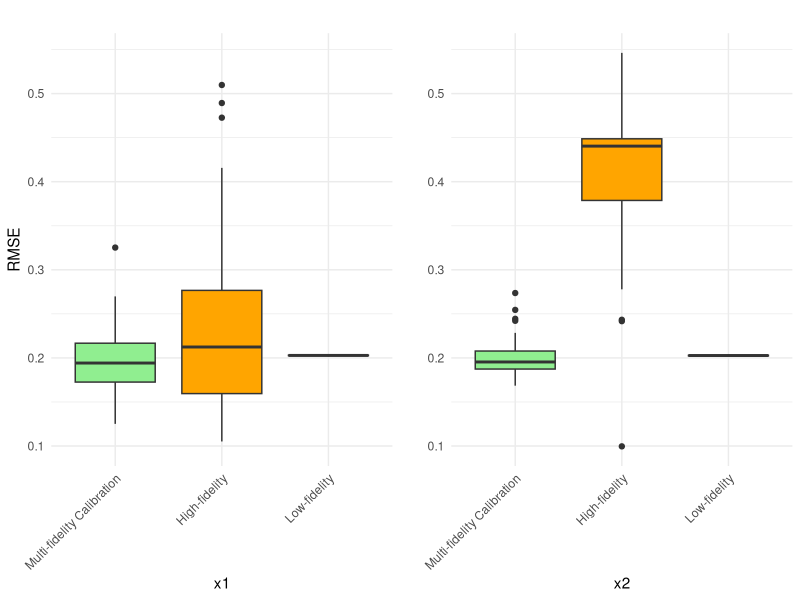
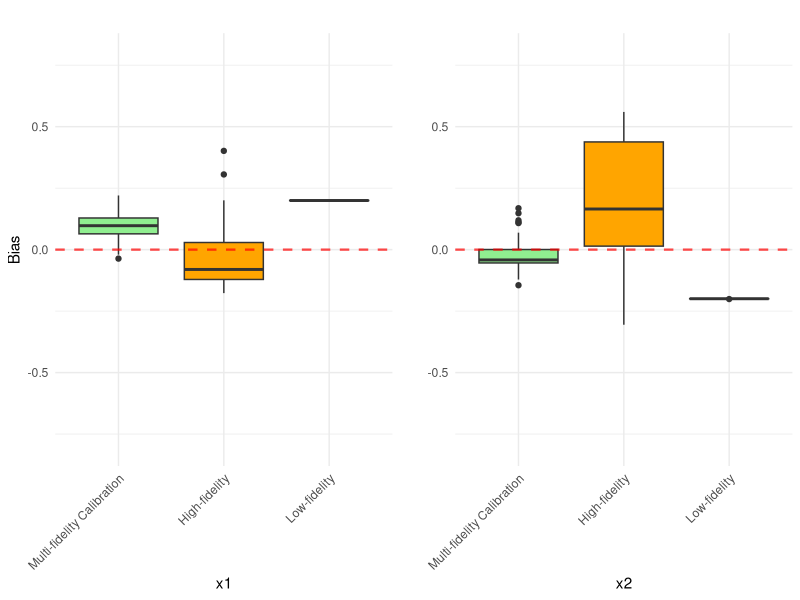

Reproduce these figures in R, in order.
#setwd("~/Downloads")
library(ggplot2)
library(tidyr)
library(gridExtra) 

# ==========================================
# Part 1: RMSE Boxplots
# ==========================================

# Read and process the first dataset (MSE)
result_df <- read.csv("x1_mse.csv", header = TRUE)
colnames(result_df) <- c("Low-fidelity", "High-fidelity", "Multi-fidelity Calibration")
result_df[which(result_df[,2] > 0.3), 2] <- median(result_df[,2])

# Convert MSE to RMSE
result_df <- sqrt(result_df)

# Read and process the second dataset (MSE)
result_df2 <- read.csv("x2_mse.csv", header = TRUE)
colnames(result_df2) <- c("Low-fidelity", "High-fidelity", "Multi-fidelity Calibration")
result_df2[which(result_df2[,2] > 0.3), 2] <- median(result_df2[,2])

# Convert MSE to RMSE
result_df2 <- sqrt(result_df2)

# Calculate global Y-axis limits for RMSE plots
min_y <- min(c(min(result_df, na.rm = TRUE), min(result_df2, na.rm = TRUE)))
max_y <- max(c(max(result_df, na.rm = TRUE), max(result_df2, na.rm = TRUE)))

# Convert to long format
result_long1 <- pivot_longer(result_df, 
                             cols = everything(), 
                             names_to = "Method", 
                             values_to = "RMSE")
result_long1$Dataset <- "X1"

result_long2 <- pivot_longer(result_df2, 
                             cols = everything(), 
                             names_to = "Method", 
                             values_to = "RMSE")
result_long2$Dataset <- "X2"

# Fix the order of the methods on the X-axis
fixed_order <- c("Multi-fidelity Calibration", "High-fidelity", "Low-fidelity")
result_long1$Method <- factor(result_long1$Method, levels = fixed_order)
result_long2$Method <- factor(result_long2$Method, levels = fixed_order)

# Define consistent color mapping
fill_colors <- c("Multi-fidelity Calibration" = "lightgreen", 
                 "High-fidelity" = "orange", 
                 "Low-fidelity" = "lightblue")

# Plot RMSE boxplots
p1 <- ggplot(result_long1, aes(x = Method, y = RMSE, fill = Method)) +
  geom_boxplot() +
  scale_fill_manual(values = fill_colors) +
  scale_y_continuous(limits = c(min_y, max_y)) +  
  labs(title = "", x = "x1", y = "RMSE") +
  theme_minimal() +
  theme(legend.position = "none",
        axis.text.x = element_text(angle = 45, hjust = 1))

p2 <- ggplot(result_long2, aes(x = Method, y = RMSE, fill = Method)) +
  geom_boxplot() +
  scale_fill_manual(values = fill_colors) +
  scale_y_continuous(limits = c(min_y, max_y)) +  
  labs(title = "", x = "x2", y = "") +
  theme_minimal() +
  theme(legend.position = "none",
        axis.text.x = element_text(angle = 45, hjust = 1))

# Arrange RMSE plots side-by-side
grid.arrange(p1, p2, ncol = 2)

# ==========================================
# Part 2: Bias Boxplots
# ==========================================

# Read median data
result_df <- read.csv("x1_med.csv", header = TRUE)
colnames(result_df) <- c("Low-fidelity", "High-fidelity", "Multi-fidelity Calibration")

result_df2 <- read.csv("x2_med.csv", header = TRUE)
colnames(result_df2) <- c("Low-fidelity", "High-fidelity", "Multi-fidelity Calibration")

# Calculate Bias = Estimated - True Value (x1 true = -0.8, x2 true = 0.4)
bias_df1 <- result_df - (-0.8)
bias_df2 <- result_df2 - 0.4

# Convert Bias data to long format
result_long1 <- pivot_longer(bias_df1, 
                             cols = everything(), 
                             names_to = "Method", 
                             values_to = "Bias")
result_long1$Dataset <- "X1"

result_long2 <- pivot_longer(bias_df2, 
                             cols = everything(), 
                             names_to = "Method", 
                             values_to = "Bias")
result_long2$Dataset <- "X2"

# Apply the fixed X-axis order to the Bias datasets
result_long1$Method <- factor(result_long1$Method, levels = fixed_order)
result_long2$Method <- factor(result_long2$Method, levels = fixed_order)

# Plot Bias boxplots with standard limits (-0.8 to 0.8)
p1 <- ggplot(result_long1, aes(x = Method, y = Bias, fill = Method)) +
  geom_boxplot() +
  geom_hline(yintercept = 0, linetype = "dashed", color = "red", alpha = 0.7, linewidth = 0.8) +
  scale_fill_manual(values = fill_colors) +
  scale_y_continuous(limits = c(-0.8, 0.8)) +  
  labs(title = "", x = "x1", y = "Bias") +
  theme_minimal() +
  theme(legend.position = "none",
        axis.text.x = element_text(angle = 45, hjust = 1))

p2 <- ggplot(result_long2, aes(x = Method, y = Bias, fill = Method)) +
  geom_boxplot() +
  geom_hline(yintercept = 0, linetype = "dashed", color = "red", alpha = 0.7, linewidth = 0.8) +
  scale_fill_manual(values = fill_colors) +
  scale_y_continuous(limits = c(-0.8, 0.8)) +  
  labs(title = "", x = "x2", y = "") +     
  theme_minimal() +
  theme(legend.position = "none",
        axis.text.x = element_text(angle = 45, hjust = 1))

# Arrange Bias plots side-by-side
grid.arrange(p1, p2, ncol = 2)
